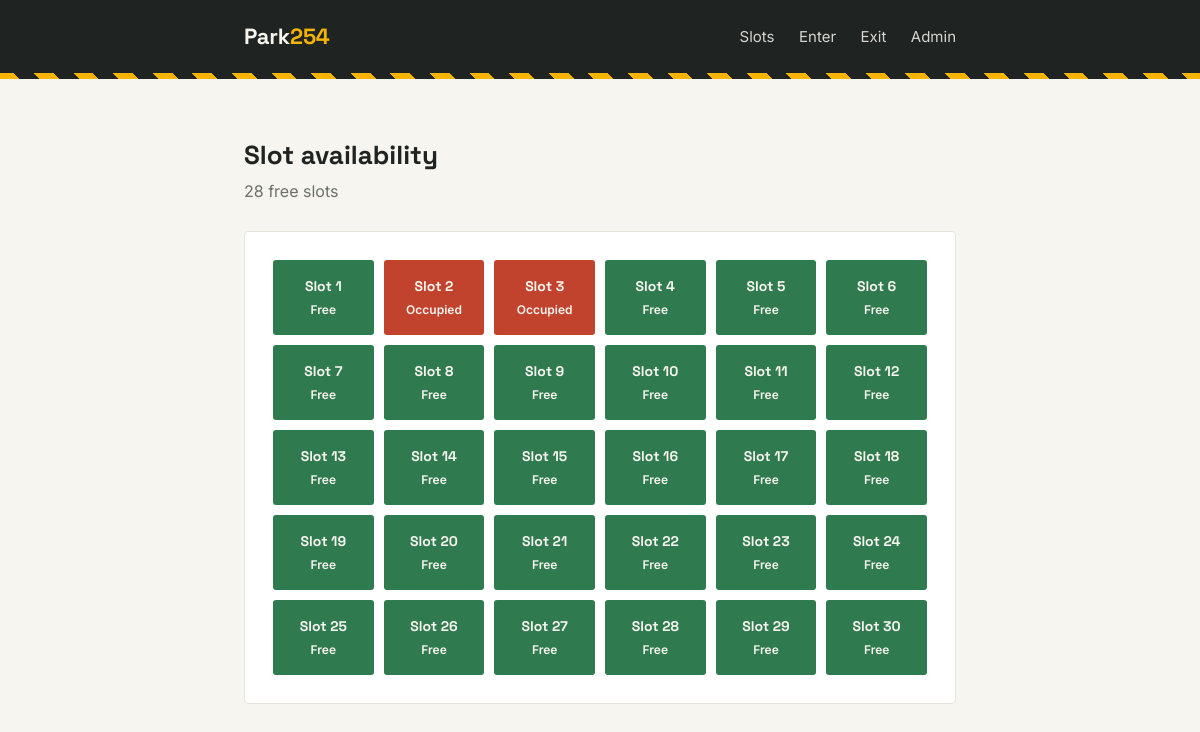
Before: / with the older database file.
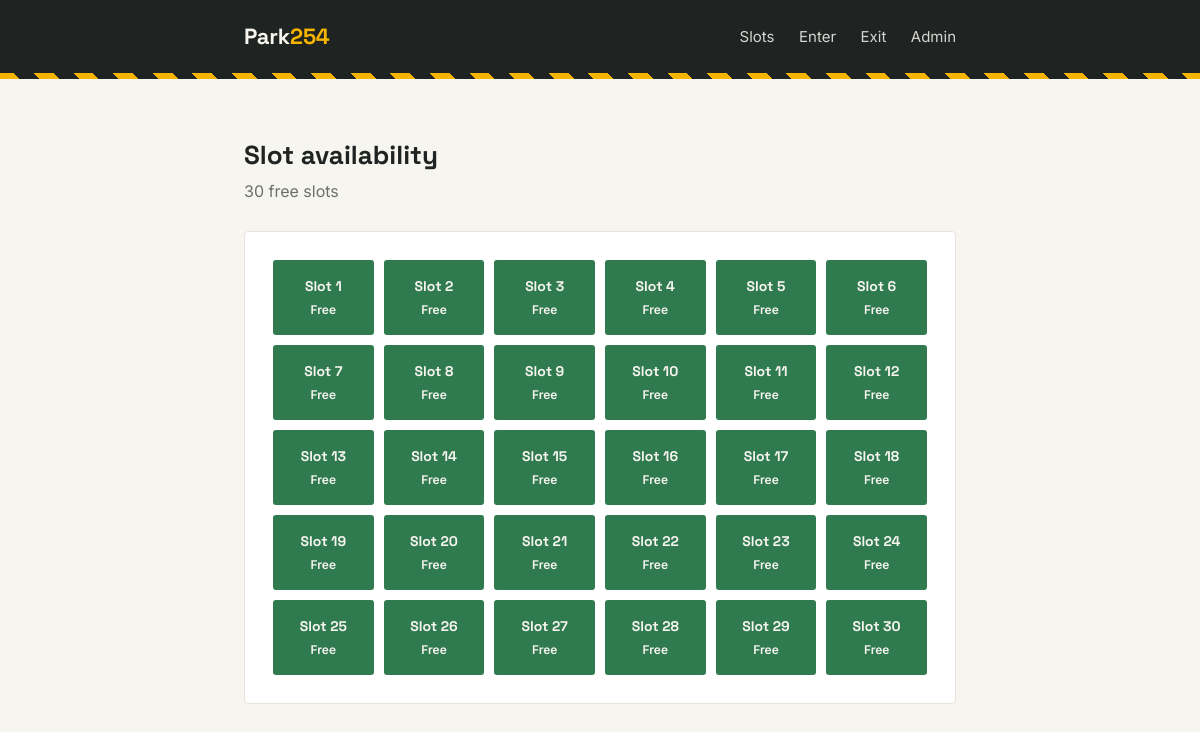
After: the same page with the newer database file.
### tables this page shows
CREATE TABLE Slot (
            slot_id     INTEGER PRIMARY KEY,
            status      TEXT NOT NULL CHECK (status IN ('FREE', 'OCCUPIED'))
        );

### app.py (the view)
@app.route("/")
def home():
    view = display.get_availability_view()
    return render_template("index.html", view=view)

### database.py (called while the page is built)
def get_connection():
    conn = sqlite3.connect(DB_NAME)
    conn.row_factory = sqlite3.Row   # lets us access columns by name, e.g. row["plate"]
    conn.execute("PRAGMA foreign_keys = ON")  # SQLite disables FK enforcement by default
    return conn

### modules/display.py (called while the page is built)
def get_availability_view():
    free = slot_management.count_free_slots()
    total = slot_management.count_total_slots()
    slots = slot_management.get_all_slots()
    return {
        "free": free,
        "total": total,
        "slots": slots
    }

### modules/slot_management.py (called while the page is built)
def count_free_slots():
    conn = get_connection()
    cur = conn.cursor()
    cur.execute("SELECT COUNT(*) AS free_count FROM Slot WHERE status = 'FREE'")
    row = cur.fetchone()
    conn.close()
    return row["free_count"]

def count_total_slots():
    conn = get_connection()
    cur = conn.cursor()
    cur.execute("SELECT COUNT(*) AS total FROM Slot")
    row = cur.fetchone()
    conn.close()
    return row["total"]

def get_all_slots():
    conn = get_connection()
    cur = conn.cursor()
    cur.execute("SELECT slot_id, status FROM Slot ORDER BY slot_id")
    rows = cur.fetchall()
    conn.close()
    return [{"slot_id": r["slot_id"], "status": r["status"]} for r in rows]

### templates/index.html (shortened to what this page needs)
{% extends "base.html" %}
{% block content %}
<h1 style="font-size: 26px; margin-bottom: 4px;">Slot availability</h1>
<p style="color: var(--muted); margin-top: 0; margin-bottom: 28px;">
    {{ view.free }} free slots
</p>
<div class="panel">
    <div style="display: grid; grid-template-columns: repeat(auto-fill, minmax(96px, 1fr)); gap: 10px;">
        {% for slot in view.slots %}
        <div style="
            padding: 16px 8px;
            display: flex;
            flex-direction: column;
            align-items: center;
            justify-content: center;
            gap: 4px;
            border-radius: 3px;
            background: {{ 'var(--green)' if slot.status == 'FREE' else 'var(--red)' }};
            color: var(--paper);
        ">
            <span class="slot-number" style="font-weight: 700; font-size: 14px;">Slot {{ slot.slot_id }}</span>
            <span style="font-size: 12px; font-weight: 600;">
                {{ 'Free' if slot.status == 'FREE' else 'Occupied' }}
            </span>
        </div>
        {% endfor %}
    </div>
</div>
{% endblock %}

### templates/base.html (shortened to what this page needs)
<!DOCTYPE html>
<html lang="en">
<head>
</head>
<body>
    <header>
        <div class="header-inner">
            <a href="/" class="brand">Park<span>254</span></a>
            <nav>
                <a href="/">Slots</a>
                <a href="/entry">Enter</a>
                <a href="/exit">Exit</a>
                <a href="/admin">Admin</a>
            </nav>
        </div>
        <div class="barrier-stripe"></div>
    </header>
    <main>
        {% block content %}{% endblock %}
    </main>
</body>
</html>

### templates/base.html (style rules this page uses)
:root { --ink: #1F2321; --paper: #F7F5F0; --yellow: #F4B400; --green: #2F7A4E; --red: #C1432E; --muted: #6B7069; --panel: #FFFFFF; }
* { box-sizing: border-box; }
body { margin: 0; background: var(--paper); color: var(--ink); font-family: 'Inter', sans-serif; line-height: 1.5; }
h1, h2, h3, .brand, .slot-number { font-family: 'Space Grotesk', sans-serif; }
header { background: var(--ink); color: var(--paper); padding: 0; position: relative; overflow: hidden; }
.barrier-stripe { height: 6px; background: repeating-linear-gradient( 45deg, var(--yellow), var(--yellow) 14px, var(--ink) 14px, var(--ink) 28px ); }
.header-inner { max-width: 760px; margin: 0 auto; padding: 20px 24px; display: flex; align-items: center; justify-content: space-between; }
.brand { font-size: 22px; font-weight: 700; letter-spacing: -0.01em; color: var(--paper); text-decoration: none; }
.brand span { color: var(--yellow); }
nav a { color: var(--paper); text-decoration: none; font-size: 15px; margin-left: 20px; opacity: 0.85; }
main { max-width: 760px; margin: 0 auto; padding: 40px 24px 64px; }
.panel { background: var(--panel); border: 1px solid #E7E3D8; border-radius: 4px; padding: 28px; }

Changed rows visible on the page:
changed Slot id 2: status "Occupied" → "Free"
changed Slot id 3: status "Occupied" → "Free"
Other visible differences:
{{ view.free }}: "28" → "30"
